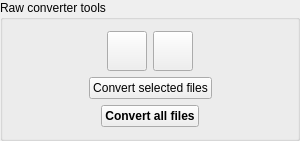
         <widget class="QGroupBox" name="rawGroupBox">
          <property name="sizePolicy">
           <sizepolicy hsizetype="Preferred" vsizetype="Maximum">
            <horstretch>0</horstretch>
            <verstretch>0</verstretch>
           </sizepolicy>
          </property>
          <property name="minimumSize">
           <size>
            <width>300</width>
            <height>0</height>
           </size>
          </property>
          <property name="maximumSize">
           <size>
            <width>350</width>
            <height>16777215</height>
           </size>
          </property>
          <property name="title">
           <string>Raw converter tools</string>
          </property>
          <layout class="QVBoxLayout" name="verticalLayout_40">
           <item>
            <layout class="QVBoxLayout" name="verticalLayout_12">
             <item>
              <layout class="QHBoxLayout" name="horizontalLayout_2">
               <item>
                <spacer name="horizontalSpacer_4">
                 <property name="orientation">
                  <enum>Qt::Horizontal</enum>
                 </property>
                 <property name="sizeHint" stdset="0">
                  <size>
                   <width>40</width>
                   <height>20</height>
                  </size>
                 </property>
                </spacer>
               </item>
               <item>
                <widget class="QPushButton" name="turnCCWButton">
                 <property name="sizePolicy">
                  <sizepolicy hsizetype="Fixed" vsizetype="Fixed">
                   <horstretch>0</horstretch>
                   <verstretch>0</verstretch>
                  </sizepolicy>
                 </property>
                 <property name="minimumSize">
                  <size>
                   <width>40</width>
                   <height>40</height>
                  </size>
                 </property>
                 <property name="maximumSize">
                  <size>
                   <width>40</width>
                   <height>40</height>
                  </size>
                 </property>
                 <property name="text">
                  <string/>
                 </property>
                 <property name="icon">
                  <iconset resource="icons.qrc">
                   <normaloff>:/resources/1415592418_RotateCC.png</normaloff>:/resources/1415592418_RotateCC.png</iconset>
                 </property>
                 <property name="iconSize">
                  <size>
                   <width>32</width>
                   <height>32</height>
                  </size>
                 </property>
                </widget>
               </item>
               <item>
                <widget class="QPushButton" name="turnCWButton">
                 <property name="sizePolicy">
                  <sizepolicy hsizetype="Fixed" vsizetype="Fixed">
                   <horstretch>0</horstretch>
                   <verstretch>0</verstretch>
                  </sizepolicy>
                 </property>
                 <property name="minimumSize">
                  <size>
                   <width>40</width>
                   <height>40</height>
                  </size>
                 </property>
                 <property name="maximumSize">
                  <size>
                   <width>40</width>
                   <height>40</height>
                  </size>
                 </property>
                 <property name="text">
                  <string/>
                 </property>
                 <property name="icon">
                  <iconset resource="icons.qrc">
                   <normaloff>:/resources/1415592418_Rotate.png</normaloff>:/resources/1415592418_Rotate.png</iconset>
                 </property>
                 <property name="iconSize">
                  <size>
                   <width>32</width>
                   <height>32</height>
                  </size>
                 </property>
                </widget>
               </item>
               <item>
                <spacer name="horizontalSpacer">
                 <property name="orientation">
                  <enum>Qt::Horizontal</enum>
                 </property>
                 <property name="sizeHint" stdset="0">
                  <size>
                   <width>40</width>
                   <height>20</height>
                  </size>
                 </property>
                </spacer>
               </item>
              </layout>
             </item>
             <item>
              <layout class="QHBoxLayout" name="horizontalLayout_48">
               <item>
                <spacer name="horizontalSpacer_24">
                 <property name="orientation">
                  <enum>Qt::Horizontal</enum>
                 </property>
                 <property name="sizeHint" stdset="0">
                  <size>
                   <width>40</width>
                   <height>20</height>
                  </size>
                 </property>
                </spacer>
               </item>
               <item>
                <widget class="QPushButton" name="convertSelectedButton">
                 <property name="text">
                  <string>Convert selected files</string>
                 </property>
                </widget>
               </item>
               <item>
                <spacer name="horizontalSpacer_23">
                 <property name="orientation">
                  <enum>Qt::Horizontal</enum>
                 </property>
                 <property name="sizeHint" stdset="0">
                  <size>
                   <width>40</width>
                   <height>20</height>
                  </size>
                 </property>
                </spacer>
               </item>
              </layout>
             </item>
             <item>
              <layout class="QHBoxLayout" name="horizontalLayout_49">
               <item>
                <spacer name="horizontalSpacer_25">
                 <property name="orientation">
                  <enum>Qt::Horizontal</enum>
                 </property>
                 <property name="sizeHint" stdset="0">
                  <size>
                   <width>40</width>
                   <height>20</height>
                  </size>
                 </property>
                </spacer>
               </item>
               <item>
                <widget class="QPushButton" name="convertAllButton">
                 <property name="font">
                  <font>
                   <bold>true</bold>
                  </font>
                 </property>
                 <property name="text">
                  <string>Convert all files</string>
                 </property>
                </widget>
               </item>
               <item>
                <spacer name="horizontalSpacer_26">
                 <property name="orientation">
                  <enum>Qt::Horizontal</enum>
                 </property>
                 <property name="sizeHint" stdset="0">
                  <size>
                   <width>40</width>
                   <height>20</height>
                  </size>
                 </property>
                </spacer>
               </item>
              </layout>
             </item>
            </layout>
           </item>
          </layout>
         </widget>
